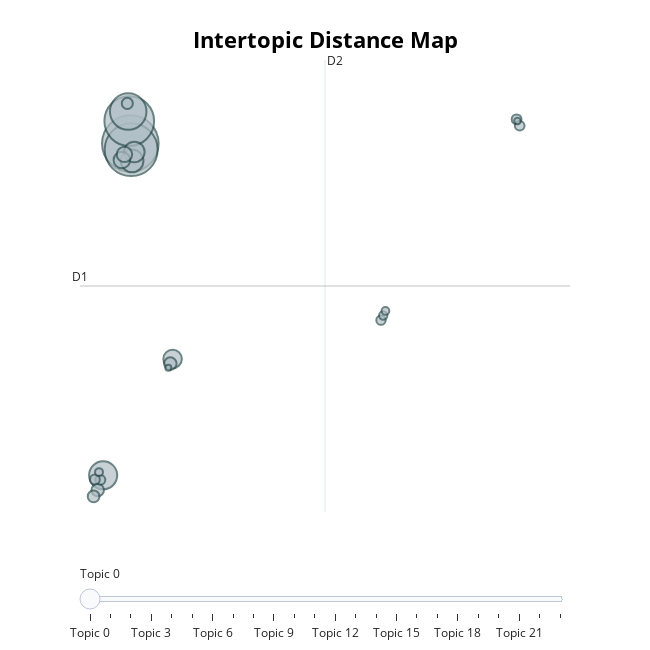

This figure's notebook cell:
### Markdown cell above
Visualización

### Code cell
model.visualize_topics()

### Figure 1 — Plotly figure (JSON) as saved in the notebook; plotly's stock layout.template omitted (floating-point values rounded to 4 significant figures)
{"data": [{"customdata": [[0, "vitamina | déficit | vitamínico | alimento | tradiciones", 1063], [1, "alimento | producir | tradiciones | producción | pueblo", 932], [2, "fruta | fruto | pueblo | si | puede", 821], [3, "adela | debería | priorizar | alimento | pueblo", 443], [4, "tradiciones | importante | resguardar | identitarias | proyecto", 262], [5, "indígena | indígenas | comunidad | proyecto | acuerdo", 171], [6, "agua | escasez | hídrica | tradiciones | si", 141], [7, "salud | importante | tradiciones | personas | priorizar", 114], [8, "niños | ancianos | salud | importante | tradiciones", 91], [9, "niños | ancianos | alimento | salud | producir", 79], [10, "salud | creencias | personas | importante | derecho", 52], [11, "dialogo | llegar | originario | acuerdo | pueblo", 52], [12, "ambas | partes | acuerdo | llegar | dos", 46], [13, "chile | chilena | población | chilenos | parte", 41], [14, "innovación | si | bien | respetar | avance", 33], [15, "ciencia | religiosas | creencias | cientifico | humano", 32], [16, "mitad | lo | repitió | alimeto | idem", 32], [17, "mi | opinión | mantiene | misma | opinion", 31], [18, "mayor | pueblo | acuerdo | llegar | personas", 29], [19, "proyecto | necesario | plantear | pueblos | debe", 23], [20, "tradiciones | proceso | ignorar | progreso | incansablemente", 21], [21, "startup | producción | así | aún | producto", 20], [22, "postura | mantengo | sigo | no | manteniendo", 14], [23, "medicamento | fundadas | fármaco | sentimirntos | presunciones", 12]], "hovertemplate": "<b>Topic %{customdata[0]}</b><br>%{customdata[1]}<br>Size: %{customdata[2]}", "legendgroup": "", "marker": {"color": "#B0BEC5", "line": {"color": "DarkSlateGrey", "width": 2}, "size": [1063, 932, 821, 443, 262, 171, 141, 114, 91, 79, 52, 52, 46, 41, 33, 32, 32, 31, 29, 23, 21, 20, 14, 12], "sizemode": "area", "sizeref": 0.6644, "symbol": "circle"}, "mode": "markers", "name": "", "orientation": "v", "showlegend": false, "type": "scatter", "x": [-4.752, -4.677, -4.846, -4.937, -7.143, -4.597, -4.401, -1.036, -5.496, -5.269, -1.236, -7.622, -7.981, -5.017, -7.388, -7.869, 29.22, 29.49, 17.29, 17.49, -7.507, 17.68, 29.29, -1.409], "xaxis": "x", "y": [10.57, 10.31, 11.52, 11.93, -3.491, 9.833, 10.21, 1.442, 9.87, 10.11, 1.242, -4.116, -4.389, 12.27, -3.685, -3.67, 11.6, 11.32, 3.082, 3.28, -3.358, 3.472, 11.52, 1.068], "yaxis": "y"}], "layout": {"annotations": [{"showarrow": false, "text": "D1", "x": -9.178, "y": 4.531, "yshift": 10}, {"showarrow": false, "text": "D2", "x": 12.37, "xshift": 10, "y": 14.11}], "height": 650, "hoverlabel": {"bgcolor": "white", "font": {"family": "Rockwell", "size": 16}}, "legend": {"itemsizing": "constant", "tracegroupgap": 0}, "margin": {"t": 60}, "shapes": [{"line": {"color": "#CFD8DC", "width": 2}, "type": "line", "x0": 12.37, "x1": 12.37, "y0": -5.048, "y1": 14.11}, {"line": {"color": "#9E9E9E", "width": 2}, "type": "line", "x0": -9.178, "x1": 33.91, "y0": 4.531, "y1": 4.531}], "sliders": [{"active": 0, "pad": {"t": 50}, "steps": [{"args": [{"marker.color": [["red", "#B0BEC5", "#B0BEC5", "#B0BEC5", "#B0BEC5", "#B0BEC5", "#B0BEC5", "#B0BEC5", "#B0BEC5", "#B0BEC5", "#B0BEC5", "#B0BEC5", "#B0BEC5", "#B0BEC5", "#B0BEC5", "#B0BEC5", "#B0BEC5", "#B0BEC5", "#B0BEC5", "#B0BEC5", "#B0BEC5", "#B0BEC5", "#B0BEC5", "#B0BEC5"]]}], "label": "Topic 0", "method": "update"}, {"args": [{"marker.color": [["#B0BEC5", "red", "#B0BEC5", "#B0BEC5", "#B0BEC5", "#B0BEC5", "#B0BEC5", "#B0BEC5", "#B0BEC5", "#B0BEC5", "#B0BEC5", "#B0BEC5", "#B0BEC5", "#B0BEC5", "#B0BEC5", "#B0BEC5", "#B0BEC5", "#B0BEC5", "#B0BEC5", "#B0BEC5", "#B0BEC5", "#B0BEC5", "#B0BEC5", "#B0BEC5"]]}], "label": "Topic 1", "method": "update"}, {"args": [{"marker.color": [["#B0BEC5", "#B0BEC5", "red", "#B0BEC5", "#B0BEC5", "#B0BEC5", "#B0BEC5", "#B0BEC5", "#B0BEC5", "#B0BEC5", "#B0BEC5", "#B0BEC5", "#B0BEC5", "#B0BEC5", "#B0BEC5", "#B0BEC5", "#B0BEC5", "#B0BEC5", "#B0BEC5", "#B0BEC5", "#B0BEC5", "#B0BEC5", "#B0BEC5", "#B0BEC5"]]}], "label": "Topic 2", "method": "update"}, {"args": [{"marker.color": [["#B0BEC5", "#B0BEC5", "#B0BEC5", "red", "#B0BEC5", "#B0BEC5", "#B0BEC5", "#B0BEC5", "#B0BEC5", "#B0BEC5", "#B0BEC5", "#B0BEC5", "#B0BEC5", "#B0BEC5", "#B0BEC5", "#B0BEC5", "#B0BEC5", "#B0BEC5", "#B0BEC5", "#B0BEC5", "#B0BEC5", "#B0BEC5", "#B0BEC5", "#B0BEC5"]]}], "label": "Topic 3", "method": "update"}, {"args": [{"marker.color": [["#B0BEC5", "#B0BEC5", "#B0BEC5", "#B0BEC5", "red", "#B0BEC5", "#B0BEC5", "#B0BEC5", "#B0BEC5", "#B0BEC5", "#B0BEC5", "#B0BEC5", "#B0BEC5", "#B0BEC5", "#B0BEC5", "#B0BEC5", "#B0BEC5", "#B0BEC5", "#B0BEC5", "#B0BEC5", "#B0BEC5", "#B0BEC5", "#B0BEC5", "#B0BEC5"]]}], "label": "Topic 4", "method": "update"}, {"args": [{"marker.color": [["#B0BEC5", "#B0BEC5", "#B0BEC5", "#B0BEC5", "#B0BEC5", "red", "#B0BEC5", "#B0BEC5", "#B0BEC5", "#B0BEC5", "#B0BEC5", "#B0BEC5", "#B0BEC5", "#B0BEC5", "#B0BEC5", "#B0BEC5", "#B0BEC5", "#B0BEC5", "#B0BEC5", "#B0BEC5", "#B0BEC5", "#B0BEC5", "#B0BEC5", "#B0BEC5"]]}], "label": "Topic 5", "method": "update"}, {"args": [{"marker.color": [["#B0BEC5", "#B0BEC5", "#B0BEC5", "#B0BEC5", "#B0BEC5", "#B0BEC5", "red", "#B0BEC5", "#B0BEC5", "#B0BEC5", "#B0BEC5", "#B0BEC5", "#B0BEC5", "#B0BEC5", "#B0BEC5", "#B0BEC5", "#B0BEC5", "#B0BEC5", "#B0BEC5", "#B0BEC5", "#B0BEC5", "#B0BEC5", "#B0BEC5", "#B0BEC5"]]}], "label": "Topic 6", "method": "update"}, {"args": [{"marker.color": [["#B0BEC5", "#B0BEC5", "#B0BEC5", "#B0BEC5", "#B0BEC5", "#B0BEC5", "#B0BEC5", "red", "#B0BEC5", "#B0BEC5", "#B0BEC5", "#B0BEC5", "#B0BEC5", "#B0BEC5", "#B0BEC5", "#B0BEC5", "#B0BEC5", "#B0BEC5", "#B0BEC5", "#B0BEC5", "#B0BEC5", "#B0BEC5", "#B0BEC5", "#B0BEC5"]]}], "label": "Topic 7", "method": "update"}, {"args": [{"marker.color": [["#B0BEC5", "#B0BEC5", "#B0BEC5", "#B0BEC5", "#B0BEC5", "#B0BEC5", "#B0BEC5", "#B0BEC5", "red", "#B0BEC5", "#B0BEC5", "#B0BEC5", "#B0BEC5", "#B0BEC5", "#B0BEC5", "#B0BEC5", "#B0BEC5", "#B0BEC5", "#B0BEC5", "#B0BEC5", "#B0BEC5", "#B0BEC5", "#B0BEC5", "#B0BEC5"]]}], "label": "Topic 8", "method": "update"}, {"args": [{"marker.color": [["#B0BEC5", "#B0BEC5", "#B0BEC5", "#B0BEC5", "#B0BEC5", "#B0BEC5", "#B0BEC5", "#B0BEC5", "#B0BEC5", "red", "#B0BEC5", "#B0BEC5", "#B0BEC5", "#B0BEC5", "#B0BEC5", "#B0BEC5", "#B0BEC5", "#B0BEC5", "#B0BEC5", "#B0BEC5", "#B0BEC5", "#B0BEC5", "#B0BEC5", "#B0BEC5"]]}], "label": "Topic 9", "method": "update"}, {"args": [{"marker.color": [["#B0BEC5", "#B0BEC5", "#B0BEC5", "#B0BEC5", "#B0BEC5", "#B0BEC5", "#B0BEC5", "#B0BEC5", "#B0BEC5", "#B0BEC5", "red", "#B0BEC5", "#B0BEC5", "#B0BEC5", "#B0BEC5", "#B0BEC5", "#B0BEC5", "#B0BEC5", "#B0BEC5", "#B0BEC5", "#B0BEC5", "#B0BEC5", "#B0BEC5", "#B0BEC5"]]}], "label": "Topic 10", "method": "update"}, {"args": [{"marker.color": [["#B0BEC5", "#B0BEC5", "#B0BEC5", "#B0BEC5", "#B0BEC5", "#B0BEC5", "#B0BEC5", "#B0BEC5", "#B0BEC5", "#B0BEC5", "#B0BEC5", "red", "#B0BEC5", "#B0BEC5", "#B0BEC5", "#B0BEC5", "#B0BEC5", "#B0BEC5", "#B0BEC5", "#B0BEC5", "#B0BEC5", "#B0BEC5", "#B0BEC5", "#B0BEC5"]]}], "label": "Topic 11", "method": "update"}, {"args": [{"marker.color": [["#B0BEC5", "#B0BEC5", "#B0BEC5", "#B0BEC5", "#B0BEC5", "#B0BEC5", "#B0BEC5", "#B0BEC5", "#B0BEC5", "#B0BEC5", "#B0BEC5", "#B0BEC5", "red", "#B0BEC5", "#B0BEC5", "#B0BEC5", "#B0BEC5", "#B0BEC5", "#B0BEC5", "#B0BEC5", "#B0BEC5", "#B0BEC5", "#B0BEC5", "#B0BEC5"]]}], "label": "Topic 12", "method": "update"}, {"args": [{"marker.color": [["#B0BEC5", "#B0BEC5", "#B0BEC5", "#B0BEC5", "#B0BEC5", "#B0BEC5", "#B0BEC5", "#B0BEC5", "#B0BEC5", "#B0BEC5", "#B0BEC5", "#B0BEC5", "#B0BEC5", "red", "#B0BEC5", "#B0BEC5", "#B0BEC5", "#B0BEC5", "#B0BEC5", "#B0BEC5", "#B0BEC5", "#B0BEC5", "#B0BEC5", "#B0BEC5"]]}], "label": "Topic 13", "method": "update"}, {"args": [{"marker.color": [["#B0BEC5", "#B0BEC5", "#B0BEC5", "#B0BEC5", "#B0BEC5", "#B0BEC5", "#B0BEC5", "#B0BEC5", "#B0BEC5", "#B0BEC5", "#B0BEC5", "#B0BEC5", "#B0BEC5", "#B0BEC5", "red", "#B0BEC5", "#B0BEC5", "#B0BEC5", "#B0BEC5", "#B0BEC5", "#B0BEC5", "#B0BEC5", "#B0BEC5", "#B0BEC5"]]}], "label": "Topic 14", "method": "update"}, {"args": [{"marker.color": [["#B0BEC5", "#B0BEC5", "#B0BEC5", "#B0BEC5", "#B0BEC5", "#B0BEC5", "#B0BEC5", "#B0BEC5", "#B0BEC5", "#B0BEC5", "#B0BEC5", "#B0BEC5", "#B0BEC5", "#B0BEC5", "#B0BEC5", "red", "#B0BEC5", "#B0BEC5", "#B0BEC5", "#B0BEC5", "#B0BEC5", "#B0BEC5", "#B0BEC5", "#B0BEC5"]]}], "label": "Topic 15", "method": "update"}, {"args": [{"marker.color": [["#B0BEC5", "#B0BEC5", "#B0BEC5", "#B0BEC5", "#B0BEC5", "#B0BEC5", "#B0BEC5", "#B0BEC5", "#B0BEC5", "#B0BEC5", "#B0BEC5", "#B0BEC5", "#B0BEC5", "#B0BEC5", "#B0BEC5", "#B0BEC5", "red", "#B0BEC5", "#B0BEC5", "#B0BEC5", "#B0BEC5", "#B0BEC5", "#B0BEC5", "#B0BEC5"]]}], "label": "Topic 16", "method": "update"}, {"args": [{"marker.color": [["#B0BEC5", "#B0BEC5", "#B0BEC5", "#B0BEC5", "#B0BEC5", "#B0BEC5", "#B0BEC5", "#B0BEC5", "#B0BEC5", "#B0BEC5", "#B0BEC5", "#B0BEC5", "#B0BEC5", "#B0BEC5", "#B0BEC5", "#B0BEC5", "#B0BEC5", "red", "#B0BEC5", "#B0BEC5", "#B0BEC5", "#B0BEC5", "#B0BEC5", "#B0BEC5"]]}], "label": "Topic 17", "method": "update"}, {"args": [{"marker.color": [["#B0BEC5", "#B0BEC5", "#B0BEC5", "#B0BEC5", "#B0BEC5", "#B0BEC5", "#B0BEC5", "#B0BEC5", "#B0BEC5", "#B0BEC5", "#B0BEC5", "#B0BEC5", "#B0BEC5", "#B0BEC5", "#B0BEC5", "#B0BEC5", "#B0BEC5", "#B0BEC5", "red", "#B0BEC5", "#B0BEC5", "#B0BEC5", "#B0BEC5", "#B0BEC5"]]}], "label": "Topic 18", "method": "update"}, {"args": [{"marker.color": [["#B0BEC5", "#B0BEC5", "#B0BEC5", "#B0BEC5", "#B0BEC5", "#B0BEC5", "#B0BEC5", "#B0BEC5", "#B0BEC5", "#B0BEC5", "#B0BEC5", "#B0BEC5", "#B0BEC5", "#B0BEC5", "#B0BEC5", "#B0BEC5", "#B0BEC5", "#B0BEC5", "#B0BEC5", "red", "#B0BEC5", "#B0BEC5", "#B0BEC5", "#B0BEC5"]]}], "label": "Topic 19", "method": "update"}, {"args": [{"marker.color": [["#B0BEC5", "#B0BEC5", "#B0BEC5", "#B0BEC5", "#B0BEC5", "#B0BEC5", "#B0BEC5", "#B0BEC5", "#B0BEC5", "#B0BEC5", "#B0BEC5", "#B0BEC5", "#B0BEC5", "#B0BEC5", "#B0BEC5", "#B0BEC5", "#B0BEC5", "#B0BEC5", "#B0BEC5", "#B0BEC5", "red", "#B0BEC5", "#B0BEC5", "#B0BEC5"]]}], "label": "Topic 20", "method": "update"}, {"args": [{"marker.color": [["#B0BEC5", "#B0BEC5", "#B0BEC5", "#B0BEC5", "#B0BEC5", "#B0BEC5", "#B0BEC5", "#B0BEC5", "#B0BEC5", "#B0BEC5", "#B0BEC5", "#B0BEC5", "#B0BEC5", "#B0BEC5", "#B0BEC5", "#B0BEC5", "#B0BEC5", "#B0BEC5", "#B0BEC5", "#B0BEC5", "#B0BEC5", "red", "#B0BEC5", "#B0BEC5"]]}], "label": "Topic 21", "method": "update"}, {"args": [{"marker.color": [["#B0BEC5", "#B0BEC5", "#B0BEC5", "#B0BEC5", "#B0BEC5", "#B0BEC5", "#B0BEC5", "#B0BEC5", "#B0BEC5", "#B0BEC5", "#B0BEC5", "#B0BEC5", "#B0BEC5", "#B0BEC5", "#B0BEC5", "#B0BEC5", "#B0BEC5", "#B0BEC5", "#B0BEC5", "#B0BEC5", "#B0BEC5", "#B0BEC5", "red", "#B0BEC5"]]}], "label": "Topic 22", "method": "update"}, {"args": [{"marker.color": [["#B0BEC5", "#B0BEC5", "#B0BEC5", "#B0BEC5", "#B0BEC5", "#B0BEC5", "#B0BEC5", "#B0BEC5", "#B0BEC5", "#B0BEC5", "#B0BEC5", "#B0BEC5", "#B0BEC5", "#B0BEC5", "#B0BEC5", "#B0BEC5", "#B0BEC5", "#B0BEC5", "#B0BEC5", "#B0BEC5", "#B0BEC5", "#B0BEC5", "#B0BEC5", "red"]]}], "label": "Topic 23", "method": "update"}]}], "title": {"font": {"color": "Black", "size": 22}, "text": "<b>Intertopic Distance Map</b>", "x": 0.5, "xanchor": "center", "y": 0.95, "yanchor": "top"}, "width": 650, "xaxis": {"anchor": "y", "domain": [0, 1], "range": [-9.178, 33.91], "title": {"text": ""}, "visible": false}, "yaxis": {"anchor": "x", "domain": [0, 1], "range": [-5.048, 14.11], "title": {"text": ""}, "visible": false}}}
